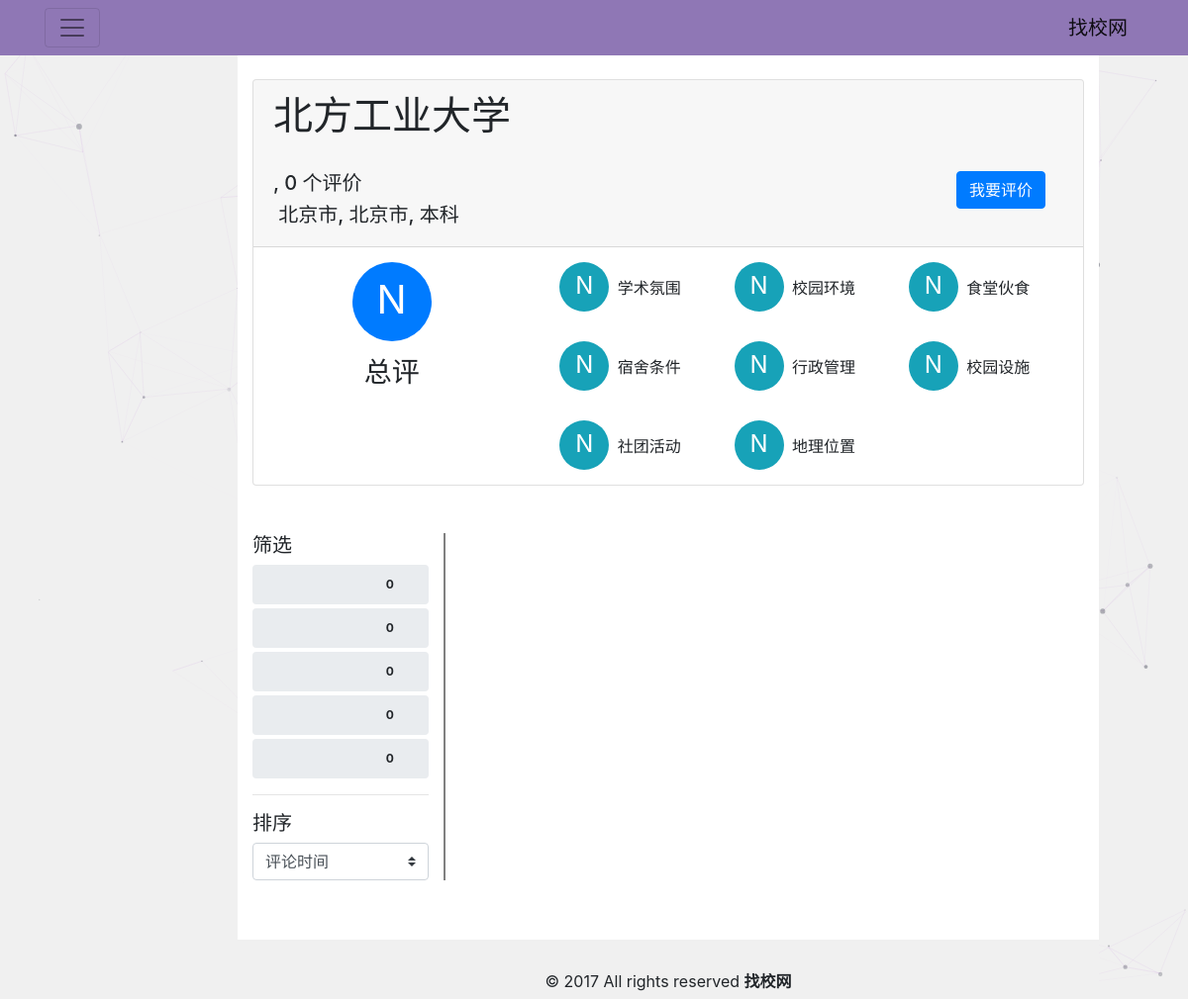
Page /school/9/ on the committed database.
### schools/models.py (models this page shows, shortened)
class School(models.Model):
    name = models.CharField(max_length=128)
    administration_dept = models.CharField(max_length=128)
    location = models.CharField(max_length=128)
    level = models.CharField(max_length=64)

### schools/views.py (the view)
# urls.py: url(r'^school/(?P<id>[0-9]+)/$', views.school_detail),
def school_detail(request, id):
    try:
        school = School.objects.get(id=id)
        info = get_school_info(id)
        preinfo = info.copy()
        for k, v in preinfo.items():
            if type(v) is list:
                continue
            if k == 'review_num':
                continue
            if v is None:
                info[k] = 0
                info[k + '_level'] = 'N'
            else:
                info[k + '_level'] = get_level(v)
    except Exception as e:
        print(e)
        return render(request, 'school.html', {'school': None})
    if request.method == 'GET':
        retdata = {
            'school': school,
            'school_info': info,
        }
        return render(request, 'school.html', retdata)

### schools/templates/school.html (shortened to what this page needs)
{% load static %}
<!DOCTYPE html>
<html lang="zh-CN">
<head>
    <link rel="stylesheet" href="https://cdn.bootcss.com/bootstrap/4.0.0-alpha.6/css/bootstrap.min.css">
    <link rel="stylesheet" href="https://cdnjs.cloudflare.com/ajax/libs/rateYo/2.2.0/jquery.rateyo.min.css">
    <link rel="stylesheet" type="text/css" href="{% static 'css/progressjs.css' %}">
    <link rel="stylesheet" type="text/css" href="{% static 'css/zhaoxiao.css' %}">
    <link rel="stylesheet" type="text/css" href="{% static 'css/school.css' %}">
</head>
<body>
    <div id="particles-js"></div>
    {% include 'nav.html' %}
    <div class="container main-container">
        <br />
        <div class="card">
            <div class="card-header">
                <h1>{{ school.name }}</h1>
                <br />
                <div class="row">
                    <div class="col-md-10">
                        <h5>, {{ school_info.review_num }} 个评价</h5>
                        <h5>&nbsp;{{ school.administration_dept }}, {{ school.location }}, {{ school.level }}</h5>
                    </div>
                    <div class="col-md-2">
                        <a href="/school/{{ school.id }}/review" class="btn btn-primary mx-auto align-middle" style="display: inline-block">我要评价</a>
                    </div>
                </div>
            </div>
            <div class="card-block">
                <div class="w-100 row ml-0">
                    <div class="col-4">
                        <div class="rate-circle-total text-white bg-primary">
                            <p>{{ school_info.overall_rating__avg_level }}</p>
                        </div>
                        <h3 class="w-100" style="text-align: center">总评</h3>
                    </div>
                    <div class="col-8 row ml-0">
                        <div class="col-4">
                            <div class="rate-circle text-white bg-info d-inline-block">
                                <p>{{ school_info.academic_rating__avg_level }}</p>
                            </div>
                            <p class="d-inline-block ml-1" style="text-align: center">学术氛围</p>
                        </div>
                        <div class="col-4">
                            <div class="rate-circle text-white bg-info d-inline-block">
                                <p>{{ school_info.campus_rating__avg_level }}</p>
                            </div>
                            <p class="d-inline-block ml-1" style="text-align: center">校园环境</p>
                        </div>
                        <div class="col-4">
                            <div class="rate-circle text-white bg-info d-inline-block">
                                <p>{{ school_info.dining_rating__avg_level }}</p>
                            </div>
                            <p class="d-inline-block ml-1" style="text-align: center">食堂伙食</p>
                        </div>
                        <div class="col-4">
                            <div class="rate-circle text-white bg-info d-inline-block">
                                <p>{{ school_info.dorm_rating__avg_level }}</p>
                            </div>
                            <p class="d-inline-block ml-1" style="text-align: center">宿舍条件</p>
                        </div>
                        <div class="col-4">
                            <div class="rate-circle text-white bg-info d-inline-block">
                                <p>{{ school_info.administration_rating__avg_level }}</p>
                            </div>
                            <p class="d-inline-block ml-1" style="text-align: center">行政管理</p>
                        </div>
                        <div class="col-4">
                            <div class="rate-circle text-white bg-info d-inline-block">
                                <p>{{ school_info.facility_rating__avg_level }}</p>
                            </div>
                            <p class="d-inline-block ml-1" style="text-align: center">校园设施</p>
                        </div>
                        <div class="col-4">
                            <div class="rate-circle text-white bg-info d-inline-block">
                                <p>{{ school_info.organization_rating__avg_level }}</p>
                            </div>
                            <p class="d-inline-block ml-1" style="text-align: center">社团活动</p>
                        </div>
                        <div class="col-4">
                            <div class="rate-circle text-white bg-info d-inline-block">
                                <p>{{ school_info.location_rating__avg_level }}</p>
                            </div>
                            <p class="d-inline-block ml-1" style="text-align: center">地理位置</p>
                        </div>
                    </div>
                </div>
            </div>
        </div>
        <br />
        <br />
        <div class="row w-100">
            <div class="col-3 border-top-0 border-left-0 border-bottom-0" style="border: 2px solid gray">
                <h5>筛选</h5>
                <div class="w-100 mb-1 starfilter" style="position: relative;" value="5">
                    <div class="progress w-100" style="z-index: -1; height: 40px;">
                    </div>
                    <div class="my-mid" style="width: 150px; height: 40px; position: absolute; top:0;left: 0;">
                        <p class="d-inline-block" style="margin-top: 6px; float: right;"><span class="badge badge-default badge-pill">{{ school_info.stars.4 }}</span></p>
                    </div>
                </div>
                <div class="w-100 mb-1 starfilter" style="position: relative;" value="4">
                    <div class="progress w-100" style="z-index: -1; height: 40px;">
                    </div>
                    <div class="my-mid" style="width: 150px; height: 40px; position: absolute; top:0;left: 0;">
                        <p class="d-inline-block" style="margin-top: 6px; float: right;"><span class="badge badge-default badge-pill">{{school_info.stars.3}}</span></p>
                    </div>
                </div>
                <div class="w-100 mb-1 starfilter" style="position: relative;" value="3">
                    <div class="progress w-100" style="z-index: -1; height: 40px;">
                    </div>
                    <div class="my-mid" style="width: 150px; height: 40px; position: absolute; top:0;left: 0;">
                        <p class="d-inline-block" style="margin-top: 6px; float: right;"><span class="badge badge-default badge-pill">{{school_info.stars.2}}</span></p>
                    </div>
                </div>
                <div class="w-100 mb-1 starfilter" style="position: relative;" value="2">
                    <div class="progress w-100" style="z-index: -1; height: 40px;">
                    </div>
                    <div class="my-mid" style="width: 150px; height: 40px; position: absolute; top:0;left: 0;">
                        <p class="d-inline-block" style="margin-top: 6px; float: right;"><span class="badge badge-default badge-pill">{{school_info.stars.1}}</span></p>
                    </div>
                </div>
                <div class="w-100 mb-1 starfilter" style="position: relative;" value="1">
                    <div class="progress w-100" style="z-index: -1; height: 40px;">
                    </div>
                    <div class="my-mid" style="width: 150px; height: 40px; position: absolute; top:0;left: 0;">
                        <p class="d-inline-block" style="margin-top: 6px; float: right;"><span class="badge badge-default badge-pill">{{school_info.stars.0}}</span></p>
                    </div>
                </div>
                <hr />
                <h5>排序</h5>
                <select class="custom-select w-100" id="review_order">
                    <option value="1">评论时间</option>
                </select>
            </div>
            <div class="col-9 row" id="reviewcontainer">
            </div>
        </div>
        <br />
        <br />
        <br />
        <br />
        <br /> {% include 'foot.html' %}
    </div>
</body>
</html>

### schools/static/css/zhaoxiao.css (style rules this page uses)
#particles-js { width: 100%; height: 100%; background-color: #f0f0f0; display: block; z-index: -1; position: fixed; }
.main-container { background-color: #ffffff; width: 60%; margin-left: 0; margin-right: 0; position: absolute; left: 20%; }

### schools/static/css/school.css (style rules this page uses)
.main-container { margin-bottom: 100px; min-width: 870px; min-height: 900px; }
.rate-circle-total { height: 80px; width: 80px; border-radius: 50%; margin: 15px auto; text-align: center; }
.rate-circle-total>p { margin: 0; font-size: 40px; padding-top: 18px; line-height: 40px; }
.rate-circle { height: 50px; width: 50px; border-radius: 50%; margin: 15px auto; text-align: center; }
.rate-circle>p { margin: 0; font-size: 24px; padding-top: 12px; line-height: 24px; }

### rows in the picture
School: name "北方工业大学", administration_dept "北京市", location "北京市", level "本科"

### other values in the picture
{{ school_info.review_num }} "0"
{{ school_info.overall_rating__avg_level }} "N"
{{ school_info.academic_rating__avg_level }} "N"
{{ school_info.campus_rating__avg_level }} "N"
{{ school_info.dining_rating__avg_level }} "N"
{{ school_info.dorm_rating__avg_level }} "N"
{{ school_info.administration_rating__avg_level }} "N"
{{ school_info.facility_rating__avg_level }} "N"
{{ school_info.organization_rating__avg_level }} "N"
{{ school_info.location_rating__avg_level }} "N"
{{ school_info.stars.4 }} "0"
{{ school_info.stars.3 }} "0"
{{ school_info.stars.2 }} "0"
{{ school_info.stars.1 }} "0"
{{ school_info.stars.0 }} "0"
